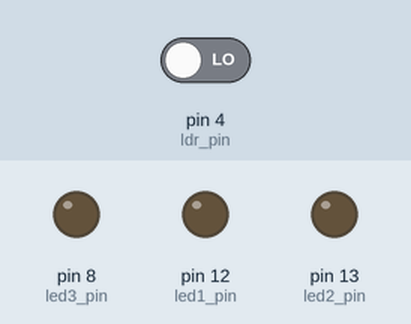
Recording of a sketch running on a simulated Arduino Uno, built with avr-gcc and run on an emulated ATmega328P. Shown: output pins drawn as LEDs (lit = HIGH). The test bench sets the inputs (shaded band); at power-on: pin 4 (ldr_pin) LOW.

Above: at 1.2 s.
1.3 s: pin 4 (ldr_pin) driven HIGH
At 1.6 s:
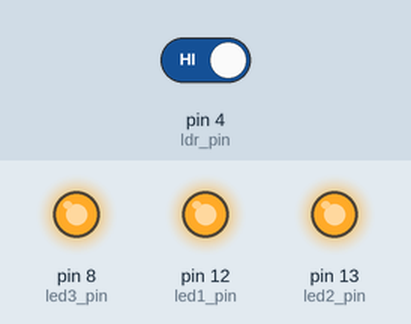
2.8 s: pin 4 (ldr_pin) driven LOW
At 4.0 s:
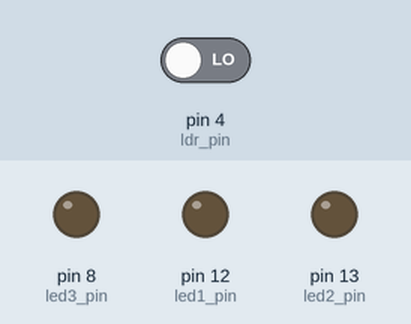
Timing chart, 0 to 5.8 s (numbered marks = the images above; inputs shaded):
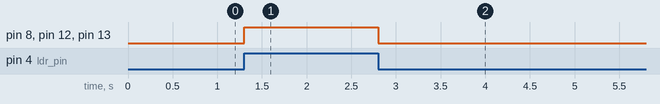

Measured:
- after the input at 1.3 s, pin 8 (led3_pin), pin 12 (led1_pin), pin 13 (led2_pin): LOW → HIGH at once
- after the input at 2.8 s, pin 8 (led3_pin), pin 12 (led1_pin), pin 13 (led2_pin): HIGH → LOW at once

The sketch:

SketchArduino.ino
```cpp
const int ldr_pin = 4;
const int led1_pin = 12;
const int led2_pin = 13;
const int led3_pin = 8;

void setup()
{
    pinMode(ldr_pin, INPUT);
    pinMode (led1_pin, OUTPUT);
    pinMode (led2_pin, OUTPUT);
    pinMode (led3_pin, OUTPUT);
}

void loop(){
  if(digitalRead(ldr_pin) == 1){
     digitalWrite(led1_pin, HIGH);
     digitalWrite(led2_pin, HIGH);
     digitalWrite(led3_pin, HIGH);
  }

else {
    digitalWrite(led1_pin, LOW);
    digitalWrite(led2_pin, LOW);
    digitalWrite(led3_pin, LOW);
}

if (digitalRead(ldr_pin) == 0){
    Serial.println("Lampu Mati");
    delay (100);
}
else {Serial.println("Lampu Menyala");
      delay(100);
}
}
```
